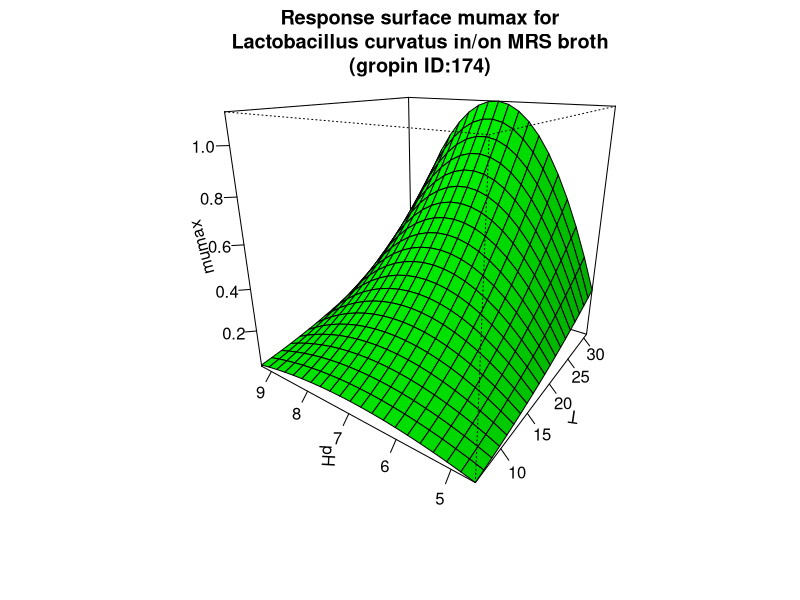

Here is the R script that generated this plot:
#############################
# start of Parameter script
#############################
T <- seq(6.006,30.969030969031,length.out=21)
pH <- seq(4.6046,9.29070929070929,length.out=21)
#############################
# end of Parameter script
#############################
############################# 
# start of Model script Gropin ID 174 
#############################
 
# constant coefficients for this model
b13 <- 0.0001263
Tmin <- -3.27
pHmin <- 4.26
pHmax <- 9.77
 
variables <- data.frame(T,pH)
argumentsPar <- expand.grid(variables)
 
# heart of the model
response_surface <- function(T,pH) {
   mumax <-((-b13)*((T-Tmin)^2)*(pH-pHmin)*(pH-pHmax))

return(mumax=mumax)
} 

# output parameters
responseSurface <- cbind(argumentsPar,response_surface(argumentsPar['T'],argumentsPar['pH']))
colnames(responseSurface) <- c(colnames(argumentsPar),'mumax')
#############################
# End of Model script
#############################
############################# 
# start of Visualisation script Gropin ID 174 
#############################
persp(T,pH,matrix(unlist(responseSurface$'mumax'),nrow=21),col = 'green',xlab='T',ylab='pH',zlab='mumax',main='Response surface mumax for
Lactobacillus curvatus in/on MRS broth
(gropin ID:174)',theta=305,phi=20,shade=0.25,ticktype = 'detailed')
#############################
# End of Visualisation script
#############################
